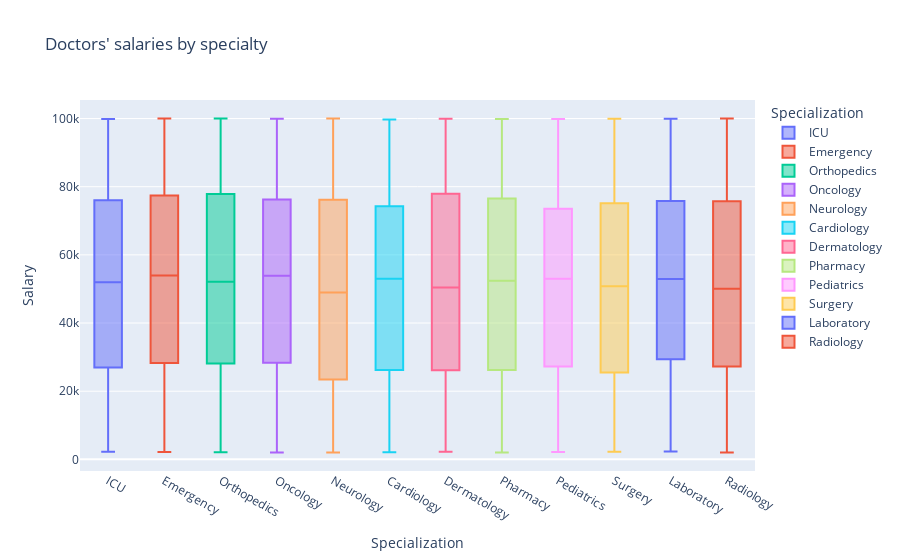

This figure's notebook cell:
### Code cell
doctors = all_data['Doctors']

fig1 = px.box(doctors, x='specialization', y='salary',
              title="Doctors' salaries by specialty",
              labels={'specialization': 'Specialization', 'salary': 'Salary'},
              color='specialization',
              hover_data=['first_name', 'last_name', 'rating_avg'])

fig1.show()

### Figure 1 — Plotly figure (JSON) as saved in the notebook; plotly's stock layout.template omitted (floating-point values rounded to 4 significant figures; data arrays with more than 128 entries replaced by an {"elided": "..."} marker saying what was removed)
{"data": [{"alignmentgroup": "True", "customdata": {"elided": "827x3 mixed values"}, "hovertemplate": "Specialization=%{x}<br>Salary=%{y}<br>first_name=%{customdata[0]}<br>last_name=%{customdata[1]}<br>rating_avg=%{customdata[2]}<extra></extra>", "legendgroup": "ICU", "marker": {"color": "#636efa"}, "name": "ICU", "notched": false, "offsetgroup": "ICU", "orientation": "v", "showlegend": true, "type": "box", "x": {"elided": "827 str values"}, "x0": " ", "xaxis": "x", "y": {"elided": "827 float values"}, "y0": " ", "yaxis": "y"}, {"alignmentgroup": "True", "customdata": {"elided": "797x3 mixed values"}, "hovertemplate": "Specialization=%{x}<br>Salary=%{y}<br>first_name=%{customdata[0]}<br>last_name=%{customdata[1]}<br>rating_avg=%{customdata[2]}<extra></extra>", "legendgroup": "Emergency", "marker": {"color": "#EF553B"}, "name": "Emergency", "notched": false, "offsetgroup": "Emergency", "orientation": "v", "showlegend": true, "type": "box", "x": {"elided": "797 str values"}, "x0": " ", "xaxis": "x", "y": {"elided": "797 float values"}, "y0": " ", "yaxis": "y"}, {"alignmentgroup": "True", "customdata": {"elided": "885x3 mixed values"}, "hovertemplate": "Specialization=%{x}<br>Salary=%{y}<br>first_name=%{customdata[0]}<br>last_name=%{customdata[1]}<br>rating_avg=%{customdata[2]}<extra></extra>", "legendgroup": "Orthopedics", "marker": {"color": "#00cc96"}, "name": "Orthopedics", "notched": false, "offsetgroup": "Orthopedics", "orientation": "v", "showlegend": true, "type": "box", "x": {"elided": "885 str values"}, "x0": " ", "xaxis": "x", "y": {"elided": "885 float values"}, "y0": " ", "yaxis": "y"}, {"alignmentgroup": "True", "customdata": {"elided": "824x3 mixed values"}, "hovertemplate": "Specialization=%{x}<br>Salary=%{y}<br>first_name=%{customdata[0]}<br>last_name=%{customdata[1]}<br>rating_avg=%{customdata[2]}<extra></extra>", "legendgroup": "Oncology", "marker": {"color": "#ab63fa"}, "name": "Oncology", "notched": false, "offsetgroup": "Oncology", "orientation": "v", "showlegend": true, "type": "box", "x": {"elided": "824 str values"}, "x0": " ", "xaxis": "x", "y": {"elided": "824 float values"}, "y0": " ", "yaxis": "y"}, {"alignmentgroup": "True", "customdata": {"elided": "884x3 mixed values"}, "hovertemplate": "Specialization=%{x}<br>Salary=%{y}<br>first_name=%{customdata[0]}<br>last_name=%{customdata[1]}<br>rating_avg=%{customdata[2]}<extra></extra>", "legendgroup": "Neurology", "marker": {"color": "#FFA15A"}, "name": "Neurology", "notched": false, "offsetgroup": "Neurology", "orientation": "v", "showlegend": true, "type": "box", "x": {"elided": "884 str values"}, "x0": " ", "xaxis": "x", "y": {"elided": "884 float values"}, "y0": " ", "yaxis": "y"}, {"alignmentgroup": "True", "customdata": {"elided": "812x3 mixed values"}, "hovertemplate": "Specialization=%{x}<br>Salary=%{y}<br>first_name=%{customdata[0]}<br>last_name=%{customdata[1]}<br>rating_avg=%{customdata[2]}<extra></extra>", "legendgroup": "Cardiology", "marker": {"color": "#19d3f3"}, "name": "Cardiology", "notched": false, "offsetgroup": "Cardiology", "orientation": "v", "showlegend": true, "type": "box", "x": {"elided": "812 str values"}, "x0": " ", "xaxis": "x", "y": {"elided": "812 float values"}, "y0": " ", "yaxis": "y"}, {"alignmentgroup": "True", "customdata": {"elided": "863x3 mixed values"}, "hovertemplate": "Specialization=%{x}<br>Salary=%{y}<br>first_name=%{customdata[0]}<br>last_name=%{customdata[1]}<br>rating_avg=%{customdata[2]}<extra></extra>", "legendgroup": "Dermatology", "marker": {"color": "#FF6692"}, "name": "Dermatology", "notched": false, "offsetgroup": "Dermatology", "orientation": "v", "showlegend": true, "type": "box", "x": {"elided": "863 str values"}, "x0": " ", "xaxis": "x", "y": {"elided": "863 float values"}, "y0": " ", "yaxis": "y"}, {"alignmentgroup": "True", "customdata": {"elided": "815x3 mixed values"}, "hovertemplate": "Specialization=%{x}<br>Salary=%{y}<br>first_name=%{customdata[0]}<br>last_name=%{customdata[1]}<br>rating_avg=%{customdata[2]}<extra></extra>", "legendgroup": "Pharmacy", "marker": {"color": "#B6E880"}, "name": "Pharmacy", "notched": false, "offsetgroup": "Pharmacy", "orientation": "v", "showlegend": true, "type": "box", "x": {"elided": "815 str values"}, "x0": " ", "xaxis": "x", "y": {"elided": "815 float values"}, "y0": " ", "yaxis": "y"}, {"alignmentgroup": "True", "customdata": {"elided": "827x3 mixed values"}, "hovertemplate": "Specialization=%{x}<br>Salary=%{y}<br>first_name=%{customdata[0]}<br>last_name=%{customdata[1]}<br>rating_avg=%{customdata[2]}<extra></extra>", "legendgroup": "Pediatrics", "marker": {"color": "#FF97FF"}, "name": "Pediatrics", "notched": false, "offsetgroup": "Pediatrics", "orientation": "v", "showlegend": true, "type": "box", "x": {"elided": "827 str values"}, "x0": " ", "xaxis": "x", "y": {"elided": "827 float values"}, "y0": " ", "yaxis": "y"}, {"alignmentgroup": "True", "customdata": {"elided": "825x3 mixed values"}, "hovertemplate": "Specialization=%{x}<br>Salary=%{y}<br>first_name=%{customdata[0]}<br>last_name=%{customdata[1]}<br>rating_avg=%{customdata[2]}<extra></extra>", "legendgroup": "Surgery", "marker": {"color": "#FECB52"}, "name": "Surgery", "notched": false, "offsetgroup": "Surgery", "orientation": "v", "showlegend": true, "type": "box", "x": {"elided": "825 str values"}, "x0": " ", "xaxis": "x", "y": {"elided": "825 float values"}, "y0": " ", "yaxis": "y"}, {"alignmentgroup": "True", "customdata": {"elided": "832x3 mixed values"}, "hovertemplate": "Specialization=%{x}<br>Salary=%{y}<br>first_name=%{customdata[0]}<br>last_name=%{customdata[1]}<br>rating_avg=%{customdata[2]}<extra></extra>", "legendgroup": "Laboratory", "marker": {"color": "#636efa"}, "name": "Laboratory", "notched": false, "offsetgroup": "Laboratory", "orientation": "v", "showlegend": true, "type": "box", "x": {"elided": "832 str values"}, "x0": " ", "xaxis": "x", "y": {"elided": "832 float values"}, "y0": " ", "yaxis": "y"}, {"alignmentgroup": "True", "customdata": {"elided": "809x3 mixed values"}, "hovertemplate": "Specialization=%{x}<br>Salary=%{y}<br>first_name=%{customdata[0]}<br>last_name=%{customdata[1]}<br>rating_avg=%{customdata[2]}<extra></extra>", "legendgroup": "Radiology", "marker": {"color": "#EF553B"}, "name": "Radiology", "notched": false, "offsetgroup": "Radiology", "orientation": "v", "showlegend": true, "type": "box", "x": {"elided": "809 str values"}, "x0": " ", "xaxis": "x", "y": {"elided": "809 float values"}, "y0": " ", "yaxis": "y"}], "layout": {"boxmode": "overlay", "legend": {"title": {"text": "Specialization"}, "tracegroupgap": 0}, "title": {"text": "Doctors' salaries by specialty"}, "xaxis": {"anchor": "y", "categoryarray": ["ICU", "Emergency", "Orthopedics", "Oncology", "Neurology", "Cardiology", "Dermatology", "Pharmacy", "Pediatrics", "Surgery", "Laboratory", "Radiology"], "categoryorder": "array", "domain": [0, 1], "title": {"text": "Specialization"}}, "yaxis": {"anchor": "x", "domain": [0, 1], "title": {"text": "Salary"}}}}
